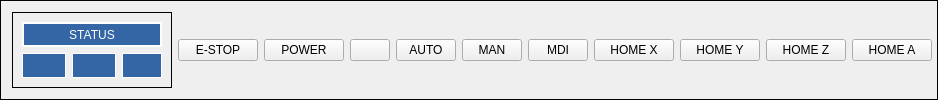
        <widget class="QFrame" name="gridFrame">
         <property name="styleSheet">
          <string notr="true">ActionButton {
min-height: 50px;
min-width: 50px;
font: 14pt &quot;DejaVu Sans&quot;;
}

GridFrame {
 background-color: rgb(52, 101, 164);
}</string>
         </property>
         <property name="frameShape">
          <enum>QFrame::Box</enum>
         </property>
         <layout class="QGridLayout" name="gridLayout_2">
          <property name="leftMargin">
           <number>5</number>
          </property>
          <property name="topMargin">
           <number>5</number>
          </property>
          <property name="rightMargin">
           <number>5</number>
          </property>
          <property name="bottomMargin">
           <number>5</number>
          </property>
          <item row="1" column="6">
           <widget class="ActionButton" name="auto_3">
            <property name="maximumSize">
             <size>
              <width>60</width>
              <height>16777215</height>
             </size>
            </property>
            <property name="text">
             <string>AUTO</string>
            </property>
            <property name="rules" stdset="0">
             <string>[{&quot;channels&quot;: [{&quot;url&quot;: &quot;status:task_mode&quot;, &quot;trigger&quot;: true}], &quot;property&quot;: &quot;Style Sheet&quot;, &quot;expression&quot;: &quot;\&quot;background-color:rgb(138, 226, 52)\&quot; if ch[0]==2 else ''&quot;, &quot;name&quot;: &quot;color&quot;}]</string>
            </property>
            <property name="actionName" stdset="0">
             <string>machine.mode.auto</string>
            </property>
           </widget>
          </item>
          <item row="1" column="0">
           <widget class="StatusLED" name="error">
            <property name="maximumSize">
             <size>
              <width>45</width>
              <height>16777215</height>
             </size>
            </property>
            <property name="rules" stdset="0">
             <string>[{&quot;channels&quot;: [{&quot;url&quot;: &quot;status:state&quot;, &quot;trigger&quot;: true}], &quot;property&quot;: &quot;Flashing&quot;, &quot;expression&quot;: &quot;ch[0]==3&quot;, &quot;name&quot;: &quot;alarm&quot;}, {&quot;channels&quot;: [{&quot;url&quot;: &quot;status:state&quot;, &quot;trigger&quot;: true}], &quot;property&quot;: &quot;Enable&quot;, &quot;expression&quot;: &quot;ch[0]==3&quot;, &quot;name&quot;: &quot;enable when in alarm&quot;}]</string>
            </property>
           </widget>
          </item>
          <item row="1" column="7">
           <widget class="ActionButton" name="manual_2">
            <property name="maximumSize">
             <size>
              <width>60</width>
              <height>16777215</height>
             </size>
            </property>
            <property name="text">
             <string>MAN</string>
            </property>
            <property name="rules" stdset="0">
             <string>[{&quot;channels&quot;: [{&quot;url&quot;: &quot;status:task_mode&quot;, &quot;trigger&quot;: true}], &quot;property&quot;: &quot;Style Sheet&quot;, &quot;expression&quot;: &quot;\&quot;background-color:rgb(138, 226, 52)\&quot; if ch[0]==1 else ''&quot;, &quot;name&quot;: &quot;color&quot;}]</string>
            </property>
            <property name="actionName" stdset="0">
             <string>machine.mode.manual</string>
            </property>
           </widget>
          </item>
          <item row="1" column="5">
           <widget class="ActionButton" name="homeall">
            <property name="rules" stdset="0">
             <string>[{&quot;channels&quot;: [{&quot;url&quot;: &quot;status:homed&quot;, &quot;trigger&quot;: true}, {&quot;url&quot;: &quot;status:joint.1.homed&quot;, &quot;trigger&quot;: false}, {&quot;url&quot;: &quot;status:joint.2.homed&quot;, &quot;trigger&quot;: false}], &quot;property&quot;: &quot;Text&quot;, &quot;expression&quot;: &quot;'HOMED' if ch[0][0] and ch[0][1] and ch[0][2] else 'Home\\nAll'&quot;, &quot;name&quot;: &quot;Button Name&quot;}, {&quot;channels&quot;: [{&quot;url&quot;: &quot;status:homed&quot;, &quot;trigger&quot;: true}, {&quot;url&quot;: &quot;status:joint.1.homed&quot;, &quot;trigger&quot;: false}, {&quot;url&quot;: &quot;status:joint.2.homed&quot;, &quot;trigger&quot;: false}, {&quot;url&quot;: &quot;status:joint.2.homed&quot;, &quot;trigger&quot;: false}], &quot;property&quot;: &quot;Style Sheet&quot;, &quot;expression&quot;: &quot;\&quot;background-color:rgb(138, 226, 52)\&quot; if ch[0][0] and ch[0][1] and ch[0][2] and ch[0][2] else ''&quot;, &quot;name&quot;: &quot;back color&quot;}]</string>
            </property>
            <property name="actionName" stdset="0">
             <string>machine.home.all</string>
            </property>
           </widget>
          </item>
          <item row="1" column="2">
           <widget class="ActionButton" name="estop">
            <property name="styleSheet">
             <string notr="true"/>
            </property>
            <property name="text">
             <string>E-STOP</string>
            </property>
            <property name="checkable">
             <bool>true</bool>
            </property>
            <property name="actionName" stdset="0">
             <string>machine.estop.toggle</string>
            </property>
           </widget>
          </item>
          <item row="1" column="3">
           <widget class="ActionButton" name="power">
            <property name="text">
             <string>POWER</string>
            </property>
            <property name="checkable">
             <bool>true</bool>
            </property>
            <property name="actionName" stdset="0">
             <string>machine.power.toggle</string>
            </property>
           </widget>
          </item>
          <item row="1" column="9">
           <widget class="ActionButton" name="home_x">
            <property name="text">
             <string>HOME X</string>
            </property>
            <property name="rules" stdset="0">
             <string>[{&quot;channels&quot;: [{&quot;url&quot;: &quot;status:joint.0.homed&quot;, &quot;trigger&quot;: true}], &quot;property&quot;: &quot;Style Sheet&quot;, &quot;expression&quot;: &quot;'background-color:rgb(150,255,150)' if ch[0] else 'background-color:rgb(240,240,80)'&quot;, &quot;name&quot;: &quot;New Rule&quot;}]</string>
            </property>
            <property name="actionName" stdset="0">
             <string>machine.home.joint:0</string>
            </property>
           </widget>
          </item>
          <item row="1" column="11">
           <widget class="ActionButton" name="home_z">
            <property name="text">
             <string>HOME Z</string>
            </property>
            <property name="rules" stdset="0">
             <string>[{&quot;channels&quot;: [{&quot;url&quot;: &quot;status:joint.2.homed&quot;, &quot;trigger&quot;: true}], &quot;property&quot;: &quot;Style Sheet&quot;, &quot;expression&quot;: &quot;'background-color:rgb(150,255,150)' if ch[0] else 'background-color:rgb(240,240,80)'&quot;, &quot;name&quot;: &quot;New Rule&quot;}]</string>
            </property>
            <property name="actionName" stdset="0">
             <string>machine.home.joint:2</string>
            </property>
           </widget>
          </item>
          <item row="1" column="10">
           <widget class="ActionButton" name="home_y">
            <property name="text">
             <string>HOME Y</string>
            </property>
            <property name="rules" stdset="0">
             <string>[{&quot;channels&quot;: [{&quot;url&quot;: &quot;status:joint.1.homed&quot;, &quot;trigger&quot;: true}], &quot;property&quot;: &quot;Style Sheet&quot;, &quot;expression&quot;: &quot;'background-color:rgb(150,255,150)' if ch[0] else 'background-color:rgb(240,240,80)'&quot;, &quot;name&quot;: &quot;New Rule&quot;}]</string>
            </property>
            <property name="actionName" stdset="0">
             <string>machine.home.joint:1</string>
            </property>
           </widget>
          </item>
          <item row="1" column="12">
           <widget class="ActionButton" name="home_a">
            <property name="text">
             <string>HOME A</string>
            </property>
            <property name="rules" stdset="0">
             <string>[{&quot;channels&quot;: [{&quot;url&quot;: &quot;status:joint.3.homed&quot;, &quot;trigger&quot;: true}], &quot;property&quot;: &quot;Style Sheet&quot;, &quot;expression&quot;: &quot;'background-color:rgb(150,255,150)' if ch[0] else 'background-color:rgb(240,240,80)'&quot;, &quot;name&quot;: &quot;New Rule&quot;}]</string>
            </property>
            <property name="actionName" stdset="0">
             <string>machine.home.joint:3</string>
            </property>
           </widget>
          </item>
          <item row="1" column="8">
           <widget class="ActionButton" name="mdi_2">
            <property name="maximumSize">
             <size>
              <width>60</width>
              <height>16777215</height>
             </size>
            </property>
            <property name="text">
             <string>MDI</string>
            </property>
            <property name="rules" stdset="0">
             <string>[{&quot;channels&quot;: [{&quot;url&quot;: &quot;status:task_mode&quot;, &quot;trigger&quot;: true}], &quot;property&quot;: &quot;Style Sheet&quot;, &quot;expression&quot;: &quot;\&quot;background-color:rgb(138, 226, 52)\&quot; if ch[0]==3 else ''&quot;, &quot;name&quot;: &quot;color&quot;}]</string>
            </property>
            <property name="actionName" stdset="0">
             <string>machine.mode.mdi</string>
            </property>
           </widget>
          </item>
          <item row="1" column="1">
           <widget class="QFrame" name="gridFrame">
            <property name="minimumSize">
             <size>
              <width>160</width>
              <height>52</height>
             </size>
            </property>
            <property name="maximumSize">
             <size>
              <width>160</width>
              <height>80</height>
             </size>
            </property>
            <property name="frameShape">
             <enum>QFrame::Box</enum>
            </property>
            <layout class="QGridLayout" name="gridLayout_48">
             <item row="0" column="0" colspan="3">
              <widget class="QLabel" name="label_52">
               <property name="minimumSize">
                <size>
                 <width>100</width>
                 <height>25</height>
                </size>
               </property>
               <property name="styleSheet">
                <string notr="true">color: rgb(255, 255, 255);
background-color:rgb(52, 101, 164);</string>
               </property>
               <property name="frameShape">
                <enum>QFrame::Box</enum>
               </property>
               <property name="lineWidth">
                <number>2</number>
               </property>
               <property name="text">
                <string>STATUS</string>
               </property>
               <property name="alignment">
                <set>Qt::AlignCenter</set>
               </property>
              </widget>
             </item>
             <item row="1" column="0">
              <widget class="StatusLabel" name="task_state">
               <property name="minimumSize">
                <size>
                 <width>0</width>
                 <height>25</height>
                </size>
               </property>
               <property name="maximumSize">
                <size>
                 <width>45</width>
                 <height>30</height>
                </size>
               </property>
               <property name="styleSheet">
                <string notr="true">color: rgb(255, 255, 255);
background-color:rgb(52, 101, 164);</string>
               </property>
               <property name="frameShape">
                <enum>QFrame::Box</enum>
               </property>
               <property name="alignment">
                <set>Qt::AlignCenter</set>
               </property>
               <property name="rules" stdset="0">
                <string>[{&quot;channels&quot;: [{&quot;url&quot;: &quot;status:task_state?text&quot;, &quot;trigger&quot;: true}], &quot;property&quot;: &quot;Text&quot;, &quot;expression&quot;: &quot;ch[0]&quot;, &quot;name&quot;: &quot;state&quot;}]</string>
               </property>
              </widget>
             </item>
             <item row="1" column="1">
              <widget class="StatusLabel" name="task_mode">
               <property name="minimumSize">
                <size>
                 <width>0</width>
                 <height>25</height>
                </size>
               </property>
               <property name="maximumSize">
                <size>
                 <width>60</width>
                 <height>16777215</height>
                </size>
               </property>
               <property name="styleSheet">
                <string notr="true">color: rgb(255, 255, 255);
background-color:rgb(52, 101, 164);</string>
               </property>
               <property name="frameShape">
                <enum>QFrame::Box</enum>
               </property>
               <property name="alignment">
                <set>Qt::AlignCenter</set>
               </property>
               <property name="rules" stdset="0">
                <string>[{&quot;channels&quot;: [{&quot;url&quot;: &quot;status:task_mode?text&quot;, &quot;trigger&quot;: true}], &quot;property&quot;: &quot;Text&quot;, &quot;expression&quot;: &quot;ch[0]&quot;, &quot;name&quot;: &quot;mode&quot;}]</string>
               </property>
              </widget>
             </item>
             <item row="1" column="2">
              <widget class="StatusLabel" name="status_state">
               <property name="minimumSize">
                <size>
                 <width>0</width>
                 <height>25</height>
                </size>
               </property>
               <property name="maximumSize">
                <size>
                 <width>40</width>
                 <height>16777215</height>
                </size>
               </property>
               <property name="styleSheet">
                <string notr="true">color: rgb(255, 255, 255);
background-color:rgb(52, 101, 164);</string>
               </property>
               <property name="frameShape">
                <enum>QFrame::Box</enum>
               </property>
               <property name="frameShadow">
                <enum>QFrame::Plain</enum>
               </property>
               <property name="alignment">
                <set>Qt::AlignCenter</set>
               </property>
               <property name="rules" stdset="0">
                <string>[{&quot;channels&quot;: [{&quot;url&quot;: &quot;status:state?text&quot;, &quot;trigger&quot;: true}], &quot;property&quot;: &quot;Text&quot;, &quot;expression&quot;: &quot;ch[0] &quot;, &quot;name&quot;: &quot;State&quot;}]</string>
               </property>
              </widget>
             </item>
            </layout>
           </widget>
          </item>
         </layout>
        </widget>
